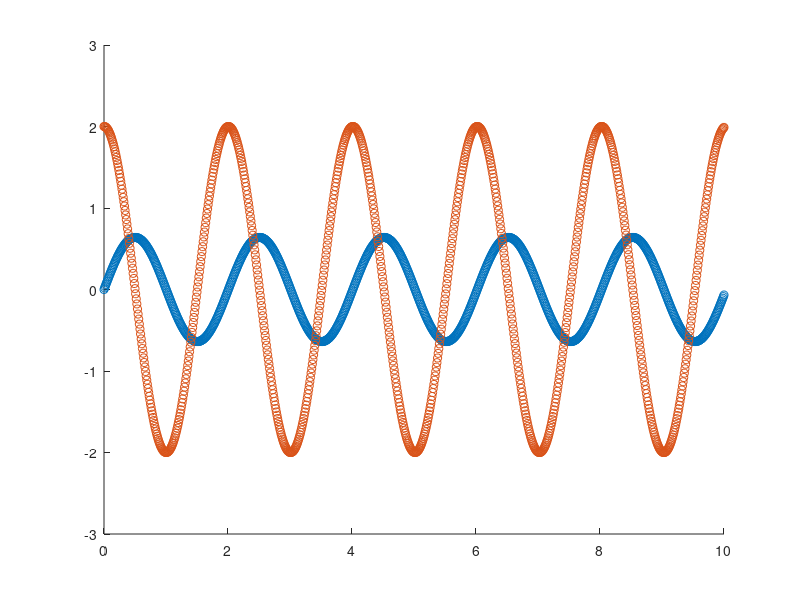

The MATLAB source for this figure:
# En este ejercicio, aproximamos el angulo en el cual se encuentra
# el pendulo, en cada momento. Como datos tenemos que y1 = 0, lo cual significa
# que el pendulo forma 0 grados con respecto a la vertical
# Y ademas nos dan y2 = 2, que representa la velocidad en ese punto.
# Claramente, si tenemos un pendulo la velocidad va a ser maxima cuando el
# angulo sea 0


function pendulo_sistema_runge_kutta
  g = 9.8; # Aceleracion de la gravedad
  l = 1;   # Longitud del pendulo

  ti = 0.0;  # Tiempo inicial
  tf = 10.0; # Tiempo final

  h = 0.01; # El paso es muy chico, de otro modo nos encontramos que
             # el metodo de euler presenta una divergencia

  x = ti : h : tf;

  # Con esta matriz, vamos a poder obtener la pendiente en cada punto
  # la matriz resulta de despejar la derivada primera y la segunda de las
  # ecuaciones dadas originalmente

  # f(x) = Ax

  A = [0, 1
       -g/l, 0];

  # Matriz de vectores. La matriz tiene 2 filas, y n cantidad de columnas
  # las cuales se van a ir cargando sucesivamente, y son los resultado
  y = [0; 2]; # Cargo la primer columna
  # METODO RUNGE - KUTTA
  # Si w = 1 -> euler modificado
  # Si w = 0.5 -> euler mejorado
  w = 1;

  for i = 2: length(x)

    # Gets the previous column
    ym = y(:, i - 1);
    k1 = h * A * ym;
    # Notese que no es necesario usar xg, pero en otros
    # problemas si es necesario, por la forma de f
    # xg = x(i-1) + h / (2 * w);

    yg = ym + k1 / (2 * w);
    k2 = h * A * yg;

    # Sets the next column
    y(:, i) = ym + (1 - w) * k1 + w * k2;

  endfor


  hold on

  figure(1);
  plot(x, y(1, :), "o");
  plot(x, y(2, :), "o");
  hold off


endfunction
